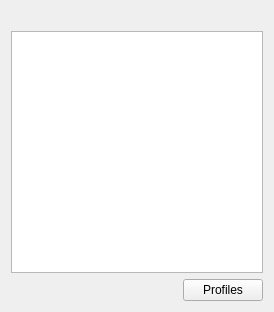
<?xml version="1.0" encoding="UTF-8"?>
<ui version="4.0">
 <class>ProfileDialog</class>
 <widget class="QDialog" name="ProfileDialog">
  <property name="geometry">
   <rect>
    <x>0</x>
    <y>0</y>
    <width>274</width>
    <height>312</height>
   </rect>
  </property>
  <property name="windowTitle">
   <string notr="true">qutIM</string>
  </property>
  <layout class="QGridLayout" name="gridLayout">
   <item row="0" column="1" colspan="2">
    <spacer name="horizontalSpacer_2">
     <property name="orientation">
      <enum>Qt::Horizontal</enum>
     </property>
     <property name="sizeHint" stdset="0">
      <size>
       <width>215</width>
       <height>20</height>
      </size>
     </property>
    </spacer>
   </item>
   <item row="1" column="0" colspan="3">
    <widget class="QListWidget" name="profileList">
     <property name="tabKeyNavigation">
      <bool>true</bool>
     </property>
    </widget>
   </item>
   <item row="2" column="1">
    <spacer name="horizontalSpacer">
     <property name="orientation">
      <enum>Qt::Horizontal</enum>
     </property>
     <property name="sizeHint" stdset="0">
      <size>
       <width>134</width>
       <height>20</height>
      </size>
     </property>
    </spacer>
   </item>
   <item row="2" column="2">
    <widget class="QPushButton" name="profilesButton">
     <property name="text">
      <string>Profiles</string>
     </property>
     <property name="autoDefault">
      <bool>false</bool>
     </property>
    </widget>
   </item>
  </layout>
 </widget>
 <resources/>
 <connections/>
</ui>
